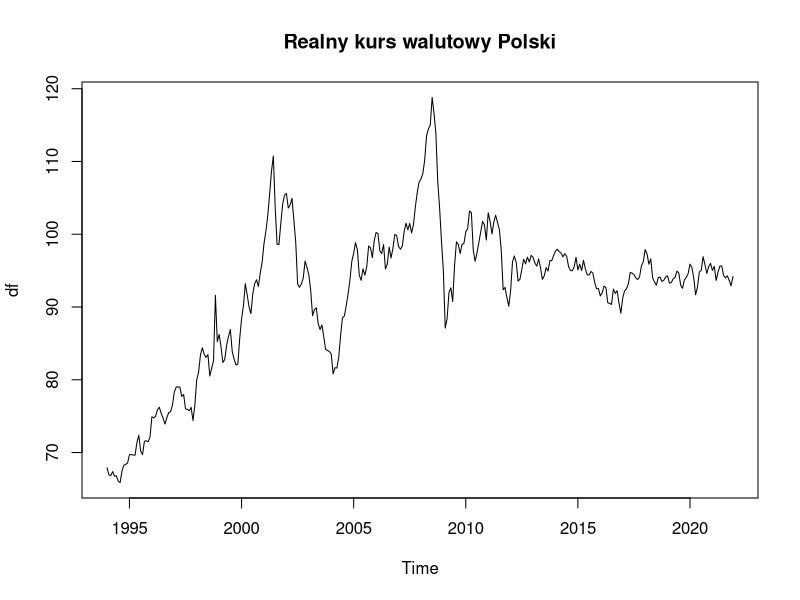

R code for this plot:
# LIBRARIES
library(readxl)

##################### dane niesezonowe #########################################33
df <- read_excel("niesez.xls")

class(df)
is.ts(df)

#obiekt time-series
df = ts(data=df$Value, frequency = 12,             
             start=c(1994,1), end=c(2021,12)) 

class(df) 

# Wykres danych w czasie
plot(df, main = "Realny kurs walutowy Polski")

